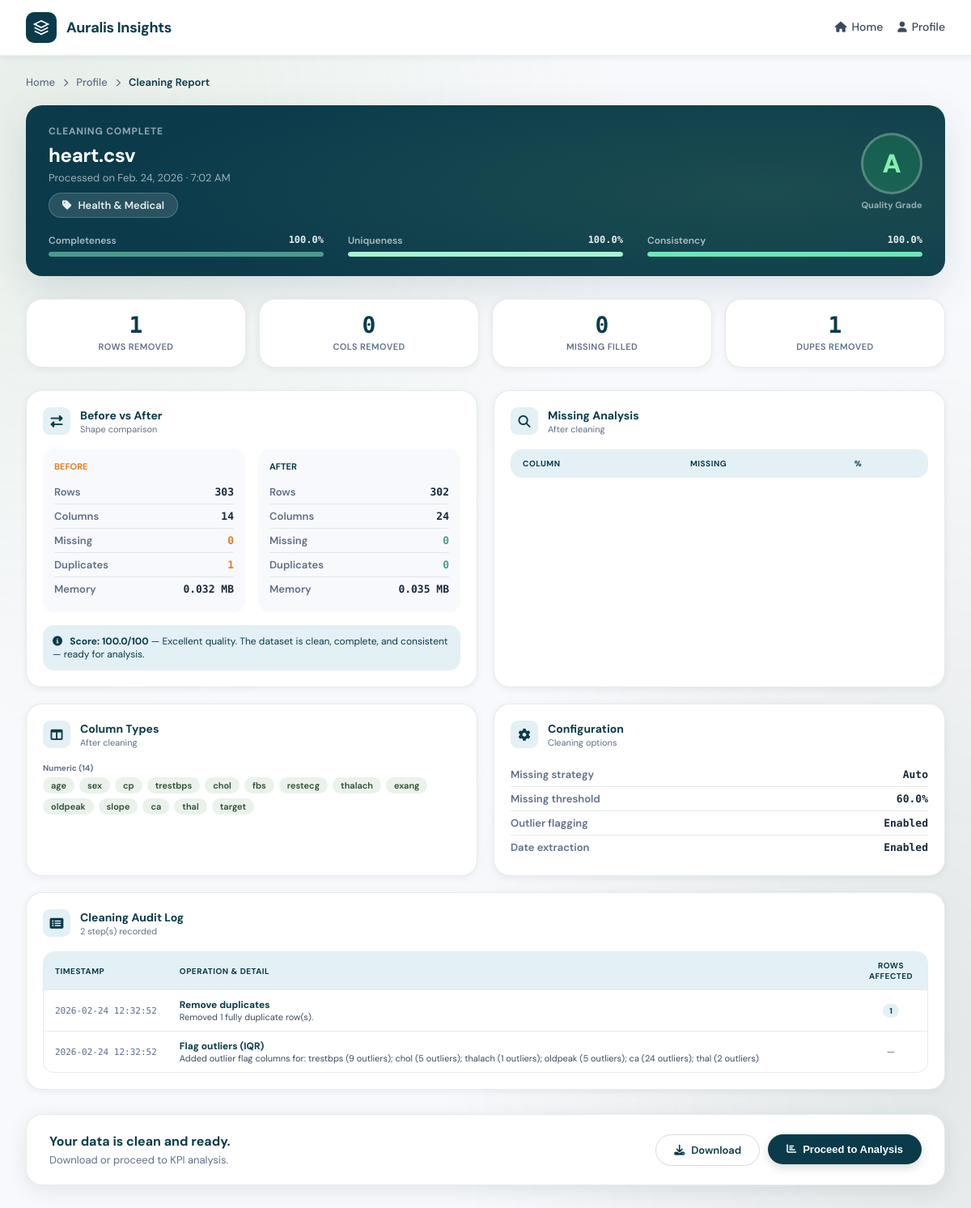
The page /cleaning/report/12/ (signed in) on the database its author committed.
### data_preparation/models.py (models this page shows, shortened)
class Dataset(models.Model):
    user = models.ForeignKey(CustomUser, on_delete=models.CASCADE)
    file = models.FileField(upload_to="datasets/", null=True, blank=True)
    file_name = models.CharField(max_length=255)
    uploaded_at = models.DateTimeField(auto_now_add=True)
    is_processed = models.BooleanField(default=False)
    parent_dataset = models.ForeignKey(
        "self",
        null=True,
        blank=True,
        on_delete=models.SET_NULL,
        related_name="prepared_versions"
    )
    status = models.CharField(
        max_length=20,
        choices=[
            ("original", "Original"),
            ("prepared", "Prepared")
        ],
        default="original"
    )

### datacleaning/models.py (models this page shows, shortened)
class CleaningReport(models.Model):
    GRADE_CHOICES = [
        ('A', 'A'), ('B', 'B'), ('C', 'C'), ('D', 'D'), ('F', 'F'),
    ]
    DOMAIN_CHOICES = [
        ('education',  'Education'),
        ('health',     'Health'),
        ('finance',    'Finance'),
        ('sales',      'Sales'),
        ('hr',         'Human Resources'),
        ('generic',    'Generic'),
    ]
    dataset         = models.ForeignKey(Dataset, on_delete=models.CASCADE, related_name='cleaning_reports')
    cleaned_file    = models.FileField(upload_to='cleaned/', null=True, blank=True)
    report_json     = models.JSONField(default=dict)
    domain          = models.CharField(max_length=50, choices=DOMAIN_CHOICES, default='generic')
    quality_grade   = models.CharField(max_length=2,  choices=GRADE_CHOICES,  default='F')
    quality_score   = models.FloatField(default=0.0)
    created_at      = models.DateTimeField(auto_now_add=True)
    class Meta:
        ordering = ['-created_at']

### datacleaning/views.py (the view)
# urls.py: path('report/<int:report_id>/',     views.report,       name='report'),
def report(request, report_id):
    user_id = get_logged_in_user_id(request)
    if not user_id:
        return redirect('login')
    cleaning_report = get_object_or_404(
        CleaningReport,
        id=report_id,
        dataset__user_id=user_id,
    )
    r = cleaning_report.report_json
    after_stats = r.get('after', {})
    missing_info = after_stats.get('missing', {})
    has_missing = False
    for col, info in missing_info.items():
        if info.get("count", 0) > 0:
            has_missing = True
            break
    context = {
        'cleaning_report': cleaning_report,
        'dataset':         cleaning_report.dataset,
        'before':          r.get('before', {}),
        'after':           r.get('after', {}),
        'changes':         r.get('changes', {}),
        'quality_score':   r.get('quality_score', {}),
        'domain':          r.get('domain', {}),
        'config':          r.get('config', {}),
        'audit_log':       r.get('audit_log', []),
        'has_missing':     has_missing,   # ← passed to template
    }
    return render(request, 'datacleaning/report.html', context)

### datacleaning/views.py (called while the page is built)
def get_logged_in_user_id(request):
    return request.session.get('user_id', None)

### templates/datacleaning/report.html (shortened to what this page needs)
<!DOCTYPE html>
{% load static %}
<html lang="en">
<head>
<link rel="stylesheet" href="https://cdnjs.cloudflare.com/ajax/libs/font-awesome/6.5.0/css/all.min.css"/>
</head>
<body>
<div class="topbar">
  <div class="topbar-inner">
    <div class="brand">
      <div class="brand-logo">
        <svg viewBox="0 0 24 24"><path d="M12 2L2 7l10 5 10-5-10-5zM2 17l10 5 10-5M2 12l10 5 10-5"/></svg>
      </div>
      <span class="brand-name">Auralis Insights</span>
    </div>
    <div class="nav-links">
      <a href="{% url 'home' %}" class="nav-link"><i class="fas fa-home"></i>Home</a>
      <a href="{% url 'profile' %}" class="nav-link"><i class="fas fa-user"></i>Profile</a>
    </div>
  </div>
</div>
<div class="page">
  <div class="breadcrumb fade-up d1">
    <a href="{% url 'home' %}">Home</a>
    <i class="fas fa-chevron-right"></i>
    <a href="{% url 'profile' %}">Profile</a>
    <i class="fas fa-chevron-right"></i>
    <span style="color:var(--primary);font-weight:600">Cleaning Report</span>
  </div>
  <div class="hero-banner fade-up d1">
    <div class="hero-row">
      <div class="hero-info">
        <div class="hero-eyebrow">Cleaning Complete</div>
        <div class="hero-title">{{ dataset.file_name }}</div>
        <div class="hero-sub">
          Processed on {{ cleaning_report.created_at|date:"N j, Y · g:i A" }}
        </div>
        <div class="domain-chip">
          <i class="fas fa-tag"></i> {{ domain.display|default:"General Dataset" }}
        </div>
      </div>
      <div class="hero-grade">
        <div class="grade-ring grade-{{ quality_score.grade }}">
          {{ quality_score.grade }}
        </div>
        <div class="grade-label">Quality Grade</div>
      </div>
    </div>
    <div class="quality-bars">
      <div class="q-bar-item">
        <div class="q-bar-head"><span>Completeness</span><span>{{ quality_score.completeness }}%</span></div>
        <div class="q-bar-track"><div class="q-bar-fill" style="width:{{ quality_score.completeness }}%"></div></div>
      </div>
      <div class="q-bar-item">
        <div class="q-bar-head"><span>Uniqueness</span><span>{{ quality_score.uniqueness }}%</span></div>
        <div class="q-bar-track"><div class="q-bar-fill" style="width:{{ quality_score.uniqueness }}%;background:#A7F3D0"></div></div>
      </div>
      <div class="q-bar-item">
        <div class="q-bar-head"><span>Consistency</span><span>{{ quality_score.consistency }}%</span></div>
        <div class="q-bar-track"><div class="q-bar-fill" style="width:{{ quality_score.consistency }}%;background:#6EE7B7"></div></div>
      </div>
    </div>
  </div>
  <div class="changes-row fade-up d2">
    <div class="change-chip"><div class="change-num">{{ changes.rows_removed|default:0 }}</div><div class="change-lbl">Rows Removed</div></div>
    <div class="change-chip"><div class="change-num">{{ changes.cols_removed|default:0 }}</div><div class="change-lbl">Cols Removed</div></div>
    <div class="change-chip"><div class="change-num">{{ changes.missing_filled|default:0 }}</div><div class="change-lbl">Missing Filled</div></div>
    <div class="change-chip"><div class="change-num">{{ changes.duplicates_removed|default:0 }}</div><div class="change-lbl">Dupes Removed</div></div>
  </div>
  <div class="cards-grid">
    <div class="horizontal-card">
      <div class="section-card fade-up d3">
        <div class="section-head">
          <div class="section-icon"><i class="fas fa-exchange-alt"></i></div>
          <div><div class="section-title">Before vs After</div><div class="section-sub">Shape comparison</div></div>
        </div>
        <div class="compare-grid">
          <div class="compare-side">
            <div class="compare-label before">Before</div>
            <div class="compare-row"><span class="compare-key">Rows</span><span class="compare-val">{{ before.row_count }}</span></div>
            <div class="compare-row"><span class="compare-key">Columns</span><span class="compare-val">{{ before.col_count }}</span></div>
            <div class="compare-row"><span class="compare-key">Missing</span><span class="compare-val" style="color:#E67E22">{{ before.total_missing_cells }}</span></div>
            <div class="compare-row"><span class="compare-key">Duplicates</span><span class="compare-val" style="color:#E67E22">{{ before.duplicate_rows }}</span></div>
            <div class="compare-row"><span class="compare-key">Memory</span><span class="compare-val">{{ before.memory_usage_mb }} MB</span></div>
          </div>
          <div class="compare-side">
            <div class="compare-label after">After</div>
            <div class="compare-row"><span class="compare-key">Rows</span><span class="compare-val">{{ after.row_count }}</span></div>
            <div class="compare-row"><span class="compare-key">Columns</span><span class="compare-val">{{ after.col_count }}</span></div>
            <div class="compare-row"><span class="compare-key">Missing</span><span class="compare-val" style="color:var(--accent)">{{ after.total_missing_cells }}</span></div>
            <div class="compare-row"><span class="compare-key">Duplicates</span><span class="compare-val" style="color:var(--accent)">{{ after.duplicate_rows }}</span></div>
            <div class="compare-row"><span class="compare-key">Memory</span><span class="compare-val">{{ after.memory_usage_mb }} MB</span></div>
          </div>
        </div>
        <div style="margin-top:16px;padding:12px;background:var(--primary-pale);border-radius:var(--radius);font-size:12px;color:var(--primary);">
          <i class="fas fa-info-circle" style="margin-right:6px;"></i>
          <strong>Score: {{ quality_score.overall }}/100</strong> — {{ quality_score.summary }}
        </div>
      </div>
      <div class="section-card fade-up d3">
        <div class="section-head">
          <div class="section-icon"><i class="fas fa-search"></i></div>
          <div><div class="section-title">Missing Analysis</div><div class="section-sub">After cleaning</div></div>
        </div>
        <div style="max-height:240px;overflow-y:auto;border-radius:var(--radius);border:1px solid var(--border);">
          <table class="data-table">
            <thead><tr><th>Column</th><th>Missing</th><th>%</th></tr></thead>
          </table>
        </div>
      </div>
    </div>
    <div class="horizontal-card">
      <div class="section-card fade-up d4">
        <div class="section-head">
          <div class="section-icon"><i class="fas fa-columns"></i></div>
          <div><div class="section-title">Column Types</div><div class="section-sub">After cleaning</div></div>
        </div>
        {% if after.numeric_columns %}
        <div style="margin-bottom:12px;">
          <div style="font-size:10px;color:var(--muted);font-weight:700;margin-bottom:5px;">Numeric ({{ after.numeric_columns|length }})</div>
          <div class="pill-wrap">{% for col in after.numeric_columns %}<span class="col-pill pill-num">{{ col }}</span>{% endfor %}</div>
        </div>
        {% endif %}
      </div>
      <div class="section-card fade-up d4">
        <div class="section-head">
          <div class="section-icon"><i class="fas fa-cog"></i></div>
          <div><div class="section-title">Configuration</div><div class="section-sub">Cleaning options</div></div>
        </div>
        <div class="compare-row"><span class="compare-key">Missing strategy</span><span class="compare-val">{{ config.missing_strategy|default:"auto"|capfirst }}</span></div>
        <div class="compare-row"><span class="compare-key">Missing threshold</span><span class="compare-val">{{ config.missing_threshold|default:60 }}%</span></div>
        <div class="compare-row"><span class="compare-key">Outlier flagging</span><span class="compare-val">{% if config.flag_outliers %}Enabled{% else %}Disabled{% endif %}</span></div>
        <div class="compare-row"><span class="compare-key">Date extraction</span><span class="compare-val">{% if config.extract_dates %}Enabled{% else %}Disabled{% endif %}</span></div>
      </div>
    </div>
    <div class="section-card full-width fade-up d5" style="width:100%;">
      <div class="section-head">
        <div class="section-icon"><i class="fas fa-list-alt"></i></div>
        <div><div class="section-title">Cleaning Audit Log</div><div class="section-sub">{{ audit_log|length }} step(s) recorded</div></div>
      </div>
      {% if audit_log %}
      <div class="audit-wrap">
        <table class="audit-table">
          <thead><tr><th style="width:140px">Timestamp</th><th>Operation & Detail</th><th style="width:90px;text-align:center">Rows Affected</th></tr></thead>
          <tbody>
            {% for entry in audit_log %}
            <tr>
              <td class="audit-ts">{{ entry.timestamp }}</td>
              <td><div class="audit-op">{{ entry.operation }}</div><div class="audit-detail" style="font-size:11px;color:var(--text-soft);">{{ entry.detail }}</div></td>
              <td style="text-align:center">{% if entry.rows_affected %}<span class="rows-badge">{{ entry.rows_affected }}</span>{% else %}<span style="color:var(--muted);">—</span>{% endif %}</td>
            </tr>
            {% endfor %}
          </tbody>
        </table>
      </div>
      {% else %}
      <div class="empty-state">📋 No operations logged.</div>
      {% endif %}
    </div>
  </div>
  <div class="cta-bar fade-up d8">
    <div class="cta-text">
      <div class="cta-title">Your data is clean and ready.</div>
      <div class="cta-sub">Download or proceed to KPI analysis.</div>
    </div>
    <div class="cta-btns">
      <a href="{% url 'download_cleaned' cleaning_report.id %}" class="btn btn-outline"><i class="fas fa-download"></i> Download</a>
      <form method="POST" action="{% url 'run_analysis' cleaning_report.id %}" style="display:inline;">
  <button type="submit" class="btn btn-primary">
    <i class="fas fa-chart-bar" style="font-size:12px"></i> Proceed to Analysis
  </button>
</form>
    </div>
  </div>
</div>
</body>
</html>

### rows shown on the page
Dataset: file_name "heart.csv"
CleaningReport: created_at "Feb. 24, 2026 · 7:02 AM"

### other values the page prints
{{ domain.display|default:"General Dataset" }} "Health & Medical"
{{ quality_score.grade }} "A"
{{ quality_score.completeness }} "100.0"
{{ quality_score.uniqueness }} "100.0"
{{ quality_score.consistency }} "100.0"
{{ changes.rows_removed|default:0 }} "1"
{{ changes.cols_removed|default:0 }} "0"
{{ changes.missing_filled|default:0 }} "0"
{{ changes.duplicates_removed|default:0 }} "1"
{{ before.row_count }} "303"
{{ before.col_count }} "14"
{{ before.total_missing_cells }} "0"
{{ before.duplicate_rows }} "1"
{{ before.memory_usage_mb }} "0.032"
{{ after.row_count }} "302"
